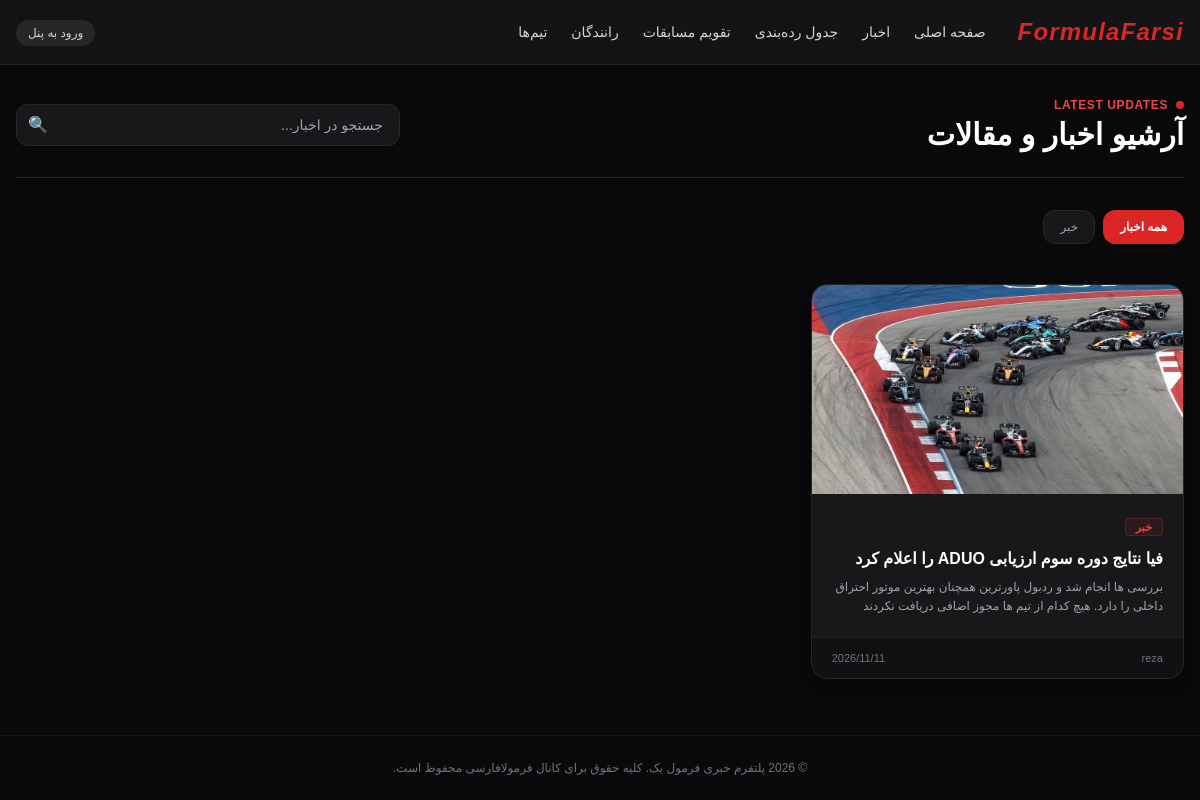
The page /news/ on the database as committed earlier.
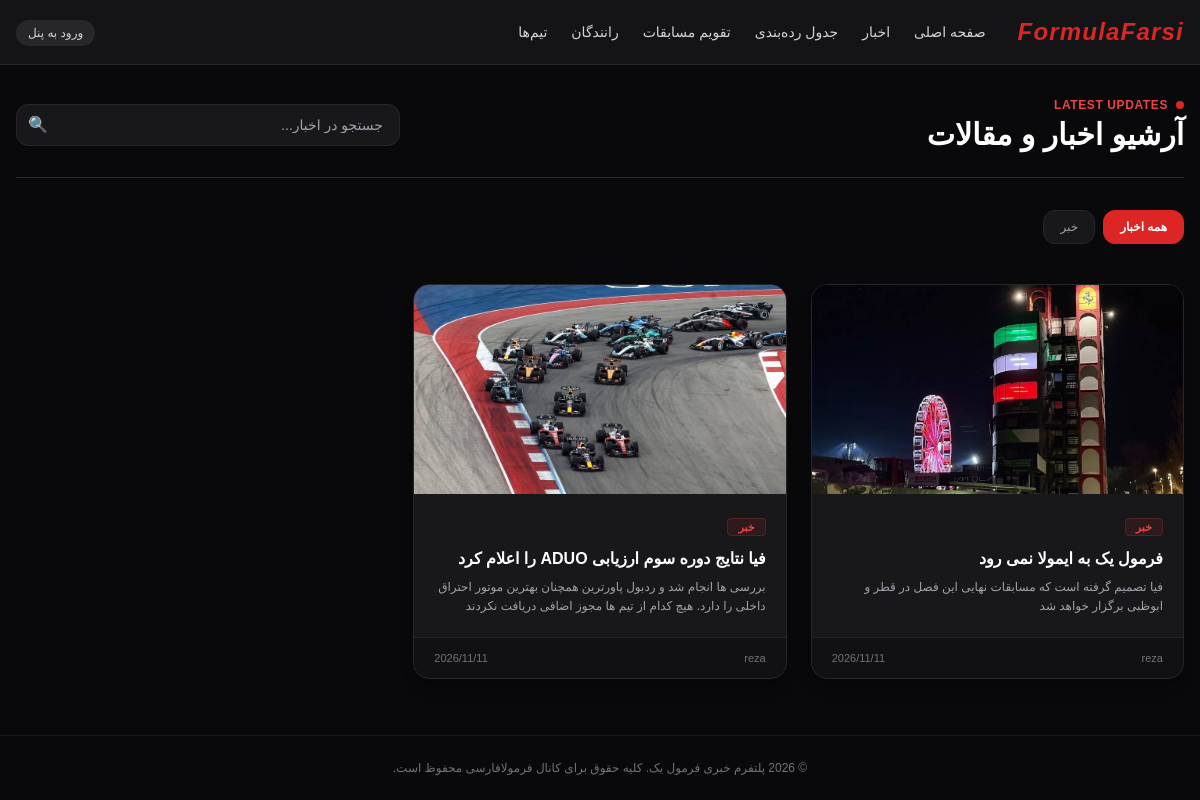
The same page on the database as committed later.
### news/models.py (models this page shows, shortened)
class Category(models.Model):
    title = models.CharField(max_length=80, verbose_name="عنوان دسته‌بندی")
    slug = models.SlugField(unique=True, allow_unicode=True, verbose_name="اسلاگ (URL)")
    class Meta:
        verbose_name = "دسته‌بندی"
        verbose_name_plural = "دسته‌بندی‌ها"

class Article(models.Model):
    STATUS_CHOICES = [
        ('draft', 'پیش‌نویس'),
        ('published', 'منتشر شده'),
    ]
    title = models.CharField(max_length=250, verbose_name="عنوان خبر")
    slug = models.SlugField(max_length=250, unique=True, allow_unicode=True, verbose_name="اسلاگ (URL)")
    author = models.ForeignKey(User, on_delete=models.PROTECT, related_name='articles', verbose_name="نویسنده")
    category = models.ForeignKey(Category, on_delete=models.SET_NULL, null=True, related_name='articles', verbose_name="دسته‌بندی")
    lead = models.TextField(max_length=500, verbose_name="لید / خلاصه خبر")
    body = CKEditor5Field(verbose_name="متن کامل خبر", config_name='news_editor')
    featured_image = models.ImageField(upload_to='news/%Y/%m/', verbose_name="تصویر شاخص")
    status = models.CharField(max_length=10, choices=STATUS_CHOICES, default='draft', verbose_name="وضعیت انتشار")
    created_at = models.DateTimeField(auto_now_add=True, verbose_name="تاریخ ایجاد")
    updated_at = models.DateTimeField(auto_now=True, verbose_name="آخرین به‌روزرسانی")
    related_drivers = models.ManyToManyField(Driver, blank=True, related_name='articles', verbose_name="رانندگان مرتبط")
    related_teams = models.ManyToManyField(Team, blank=True, related_name='articles', verbose_name="تیم‌های مرتبط")
    related_grand_prix = models.ForeignKey(GrandPrix, on_delete=models.SET_NULL, null=True, blank=True, related_name='articles', verbose_name="گرندپری مرتبط")
    class Meta:
        verbose_name = "خبر"
        verbose_name_plural = "اخبار"
        ordering = ['-created_at']
    def get_absolute_url(self):
        return reverse('news:article_detail', kwargs={'slug': self.slug})

### news/views.py (the view)
# urls.py: path('news/', articles_list_view, name='articles_list'),
def articles_list_view(request):
    articles_queryset = Article.objects.filter(status='published').select_related('category', 'author')
    category_slug = request.GET.get('category')
    selected_category = None
    if category_slug:
        articles_queryset = articles_queryset.filter(category__slug=category_slug)
        selected_category = category_slug
    search_query = request.GET.get('q')
    if search_query:
        articles_queryset = articles_queryset.filter(
            Q(title__icontains=search_query) |
            Q(lead__icontains=search_query) |
            Q(body__icontains=search_query)
        ).distinct()
    paginator = Paginator(articles_queryset, 9)
    page_number = request.GET.get('page')
    page_obj = paginator.get_page(page_number)
    categories = Category.objects.all()
    context = {
        'page_obj': page_obj,
        'categories': categories,
        'selected_category': selected_category,
        'search_query': search_query,
    }
    return render(request, 'news/articles_list.html', context)

### templates/news/articles_list.html (shortened to what this page needs)
{% extends 'base.html' %}
{% block content %}
<div class="space-y-8">
    <div class="flex flex-col md:flex-row md:items-center justify-between gap-4 border-b border-zinc-800 pb-6">
        <div>
            <div class="flex items-center gap-2 mb-1">
                <span class="w-2 h-2 rounded-full bg-red-600"></span>
                <span class="text-xs uppercase font-bold text-red-500 tracking-wider">LATEST UPDATES</span>
            </div>
            <h1 class="text-2xl md:text-3xl font-black text-white">آرشیو اخبار و مقالات</h1>
        </div>
        <form method="GET" action="{% url 'news:articles_list' %}" class="flex items-center max-w-sm w-full">
            <div class="relative w-full">
                <input type="text" name="q" value="{{ search_query|default:'' }}"
                       placeholder="جستجو در اخبار..."
                       class="w-full bg-zinc-900 border border-zinc-800 text-sm text-zinc-200 rounded-xl pr-4 pl-10 py-2.5 focus:outline-none focus:border-red-600 transition">
                <button type="submit" class="absolute left-3 top-1/2 -translate-y-1/2 text-zinc-400 hover:text-white">
                    🔍
                </button>
            </div>
        </form>
    </div>
    <div class="flex items-center gap-2 overflow-x-auto pb-2 scrollbar-none text-xs">
        <a href="{% url 'news:articles_list' %}"
           class="px-4 py-2 rounded-xl border whitespace-nowrap transition {% if not selected_category %}bg-red-600 border-red-600 text-white font-bold{% else %}bg-zinc-900 border-zinc-800 text-zinc-400 hover:border-zinc-700{% endif %}">
            همه اخبار
        </a>
        {% for cat in categories %}
        <a href="{% url 'news:articles_list' %}?category={{ cat.slug }}{% if search_query %}&q={{ search_query }}{% endif %}"
           class="px-4 py-2 rounded-xl border whitespace-nowrap transition {% if selected_category == cat.slug %}bg-red-600 border-red-600 text-white font-bold{% else %}bg-zinc-900 border-zinc-800 text-zinc-400 hover:border-zinc-700{% endif %}">
            {{ cat.title }}
        </a>
        {% endfor %}
    </div>
    <div class="grid grid-cols-1 md:grid-cols-2 lg:grid-cols-3 gap-6">
        {% for article in page_obj %}
        <a href="{{ article.get_absolute_url }}"
           class="bg-zinc-900 border border-zinc-800 hover:border-zinc-700 rounded-2xl overflow-hidden transition group flex flex-col justify-between shadow-lg">
            <div>
                {% if article.featured_image %}
                <div class="aspect-video w-full overflow-hidden bg-zinc-950">
                    <img src="{{ article.featured_image.url }}" alt="{{ article.title }}" class="w-full h-full object-cover group-hover:scale-105 transition duration-300">
                </div>
                {% endif %}
                <div class="p-5">
                    {% if article.category %}
                    <span class="text-[11px] bg-red-600/10 text-red-500 border border-red-500/20 px-2.5 py-0.5 rounded font-bold">
                        {{ article.category.title }}
                    </span>
                    {% endif %}
                    <h3 class="text-base font-bold text-white mt-2.5 group-hover:text-red-400 transition line-clamp-2 leading-snug">
                        {{ article.title }}
                    </h3>
                    <p class="text-xs text-zinc-400 mt-2 line-clamp-2 leading-relaxed">
                        {{ article.lead }}
                    </p>
                </div>
            </div>
            <div class="px-5 py-3 border-t border-zinc-800/80 bg-zinc-950/40 flex items-center justify-between text-[11px] text-zinc-500">
                <span>{{ article.author.get_full_name|default:article.author.username }}</span>
                <span>{{ article.created_at|date:"Y/m/d" }}</span>
            </div>
        </a>
        {% empty %}
        <div class="col-span-full text-center py-16 bg-zinc-900/40 rounded-2xl border border-zinc-800 text-zinc-500">
            هیچ خبری متناسب با انتخاب شما یافت نشد.
        </div>
        {% endfor %}
    </div>
</div>
{% endblock %}

Rows that differ between the two databases and show on the page:
added Article: featured_image (picture), category "خبر", title "فرمول یک به ایمولا نمی رود", lead "فیا تصمیم گرفته است که مسابقات نهایی این فصل در قطر و ابوظبی برگزار خواهد شد", author.get_full_name "reza", created_at "2026/11/11"
